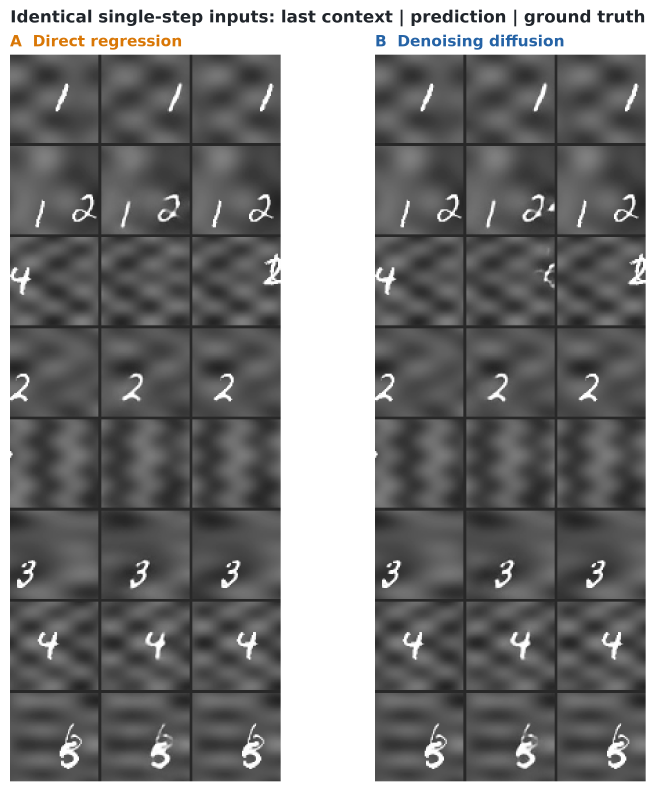
#> input picture docs/figures/fig29_mechanism_single_step_samples.png, 1967 x 2374 px (shown at 1/3 size)
$ python make_dissertation_missing_figures.py
#> lines starting #> are read from the running program, lines starting #| are printed output that depends on the picture
### scripts/make_dissertation_compact_galleries.py
"""Build compact main-text galleries from frozen full-resolution dissertation figures.

The crops are fixed by source-image geometry, not selected by model performance.  Full
source montages remain unchanged and are cited in Appendix E.
"""

from pathlib import Path

import matplotlib.pyplot as plt
from PIL import Image


ROOT = Path(__file__).resolve().parents[1]
FIGURES = ROOT / "docs" / "figures"


def mechanism_gallery() -> None:
    source = Image.open(FIGURES / "fig29_mechanism_single_step_samples.png").convert("RGB")
    width, height = source.size
    y0, y1 = round(0.067 * height), round(0.412 * height)
    panels = [
        source.crop((round(0.010 * width), y0, round(0.430 * width), y1)),
        source.crop((round(0.568 * width), y0, round(0.990 * width), y1)),
    ]
    fig, axes = plt.subplots(1, 2, figsize=(8.8, 3.7), constrained_layout=True)
    for ax, panel, heading in zip(axes, panels, ["А  Пряма регресія", "Б  Дифузійне знешумлення"]):
        ax.imshow(panel)
        ax.set_title(heading, loc="left", fontsize=11, fontweight="bold")
        ax.axis("off")
    fig.suptitle("Три перші зафіксовані записи: контекст | прогноз | еталон", fontsize=11.5, fontweight="bold")
    fig.savefig(FIGURES / "fig29_mechanism_single_step_samples_compact.png", dpi=220, bbox_inches="tight", facecolor="white")
    plt.close(fig)


# [27 lines left out: functions rollout_gallery, main, not called in this run]


# [2 lines that do not run on import are left out]

### scripts/make_dissertation_missing_figures.py
"""Generate the remaining core Chapter 3/4 figures from code and measured logs.

Conceptual panels are deterministic vector drawings. Result panels parse only the logged probe
rows named in the dissertation; they do not recompute or alter any experimental estimand.
"""
from __future__ import annotations

import re
from datetime import datetime, timezone
from pathlib import Path

import matplotlib as mpl
import matplotlib.pyplot as plt
import numpy as np
from matplotlib.patches import FancyArrowPatch, FancyBboxPatch, Rectangle


ROOT = Path(__file__).resolve().parents[1]
OUT = ROOT / "docs" / "figures"
LOGS = ROOT / "logs_rhcp"

INK = "#20252b"
MUTED = "#65717d"
GRID = "#d8dde3"
COARSE = "#6f86b6"
FINE = "#d9965b"
TARGET = "#70a97f"
DIFF = "#2563a6"
REG = "#d97706"
EBT = "#8a5aa5"
BAD = "#b6463d"
GOOD = "#3a9d78"
PDF_TIMESTAMP = datetime(2026, 8, 3, tzinfo=timezone.utc)


def style() -> None:
    mpl.rcParams.update(
        {
            "font.family": "DejaVu Sans",
            "font.size": 9.5,
            "axes.titlesize": 11,
            "axes.labelsize": 9.5,
            "text.color": INK,
            "axes.labelcolor": INK,
            "axes.edgecolor": INK,
            "xtick.color": INK,
            "ytick.color": INK,
            "figure.dpi": 140,
            "savefig.dpi": 300,
            "savefig.bbox": "tight",
            "savefig.facecolor": "white",
        }
    )


def save(fig: plt.Figure, stem: str) -> None:
    OUT.mkdir(parents=True, exist_ok=True)
    fig.savefig(OUT / f"{stem}.png", facecolor="white", transparent=False)
    fig.savefig(
        OUT / f"{stem}.pdf",
        facecolor="white",
        transparent=False,
        metadata={
            "Creator": "hierarchical-video-prediction",
            "CreationDate": PDF_TIMESTAMP,
            "ModDate": PDF_TIMESTAMP,
        },
    )
    plt.close(fig)


def box(ax, xy, width, height, text, color, *, fontsize=9, linewidth=1.0) -> None:
    patch = FancyBboxPatch(
        xy,
        width,
        height,
        boxstyle="round,pad=0.02,rounding_size=0.03",
        facecolor=color,
        edgecolor=INK,
        linewidth=linewidth,
    )
    ax.add_patch(patch)
    ax.text(
        xy[0] + width / 2,
        xy[1] + height / 2,
        text,
        ha="center",
        va="center",
        fontsize=fontsize,
    )


def arrow(ax, start, end, *, color=INK, style="-|>", linewidth=1.2) -> None:
    ax.add_patch(
        FancyArrowPatch(
            start,
            end,
            arrowstyle=style,
            mutation_scale=12,
            color=color,
            linewidth=linewidth,
        )
    )


def make_token_layout() -> None:
    fig, ax = plt.subplots(figsize=(12.2, 5.1), constrained_layout=True)
    ax.set_xlim(0, 1)
    ax.set_ylim(0, 1)
    ax.axis("off")
    ax.set_title(
        "One prediction step: 1,152 context tokens and 320 target tokens",
        loc="left",
        fontweight="bold",
    )
    x0, width, y, height = 0.05, 0.90, 0.64, 0.16
    segments = [
        (768, COARSE, "48 coarse frames\n48 × 16 = 768"),
        (384, FINE, "6 recent fine frames\n6 × 64 = 384"),
        (64, TARGET, "target 1\n16+64"),
        (64, TARGET, "target 2\n16+64"),
        (64, TARGET, "target 3\n16+64"),
        (64, TARGET, "target 4\n16+64"),
    ]
    cursor = x0
    for tokens, color, label in segments:
        segment_width = width * tokens / 1472
        ax.add_patch(
            Rectangle(
                (cursor, y),
                segment_width,
                height,
                facecolor=color,
                edgecolor="white",
                linewidth=1.2,
            )
        )
        ax.text(
            cursor + segment_width / 2,
            y + height / 2,
            label,
            ha="center",
            va="center",
            fontsize=8 if tokens == 64 else 9,
        )
        cursor += segment_width
    context_end = x0 + width * 1152 / 1472
    ax.plot([x0, context_end], [y - 0.055, y - 0.055], color=INK, linewidth=1.2)
    ax.plot([x0, x0], [y - 0.07, y - 0.04], color=INK, linewidth=1.2)
    ax.plot(
        [context_end, context_end],
        [y - 0.07, y - 0.04],
        color=INK,
        linewidth=1.2,
    )
    ax.text(
        (x0 + context_end) / 2,
        y - 0.105,
        "equal 1,152-token context budget of the contiguous-fine control",
        ha="center",
        va="center",
        fontweight="bold",
    )
    for row_y, label, color in [
        (0.40, "token content: standardized coarse/fine latent", "#eef2f6"),
        (0.29, "embedding sum: spatial + level + role + absolute frame", "#e5ebf2"),
        (0.18, "conditioning: diffusion noise level + per-target-frame action", "#f2eadf"),
    ]:
        box(ax, (0.08, row_y), 0.84, 0.07, label, color)
    arrow(ax, (0.50, 0.47), (0.50, 0.61))
    ax.text(0.05, 0.84, "past frames 0…47", fontsize=9, color=MUTED)
    ax.text(0.75, 0.84, "future frames 48…51", fontsize=9, color=MUTED)
    ax.text(
        0.5,
        0.06,
        "The target interface is held fixed for the central 896/1,152/1,792/2,432/3,072 comparisons.",
        ha="center",
        color=MUTED,
    )
    save(fig, "fig22_token_sequence_layout")


def make_rollout_buffer() -> None:
    fig, ax = plt.subplots(figsize=(12.2, 5.4), constrained_layout=True)
    ax.set_xlim(0, 1)
    ax.set_ylim(0, 1)
    ax.axis("off")
    ax.set_title("Оновлення двох буферів після прогнозу чотирьох кадрів", loc="left", fontweight="bold")

    def lane(y, label, old_count, color):
        ax.text(0.025, y + 0.035, label, ha="left", va="center", fontsize=9.3, fontweight="bold", color=color)
        x0, width, height = 0.18, 0.72, 0.09
        slot = width / 12
        for i in range(12):
            face = "#e7ecef" if i < 2 else color if i >= 10 else "white"
            ax.add_patch(Rectangle((x0 + i * slot, y), slot, height, facecolor=face, edgecolor=INK, linewidth=0.8))
        ax.text(x0 + slot, y + height / 2, "−4", ha="center", va="center", fontsize=8.5, color=MUTED, fontweight="bold")
        ax.text(x0 + 6 * slot, y + height / 2, f"збережено {old_count - 4}", ha="center", va="center", fontsize=8.5)
        ax.text(x0 + 11 * slot, y + height / 2, "+4", ha="center", va="center", fontsize=8.5, color="white", fontweight="bold")
        ax.text(0.92, y + height / 2, f"разом {old_count}", ha="left", va="center", fontsize=8.7)

    ax.text(0.18, 0.81, "стан до оновлення", fontsize=8.7, color=MUTED)
    ax.text(0.78, 0.81, "нові прогнози", fontsize=8.7, color=MUTED)
    lane(0.64, "Грубий рівень", 48, COARSE)
    lane(0.43, "Детальний рівень", 6, FINE)
    ax.text(0.50, 0.27, "Оператор tail відкидає чотири найстаріші позиції та додає чотири нові; ширина стану не змінюється.", ha="center", color=MUTED, fontsize=9.2)
    ax.add_patch(Rectangle((0.08, 0.08), 0.24, 0.07, facecolor="#dbe7f3", edgecolor=INK))
    ax.add_patch(Rectangle((0.32, 0.08), 0.60, 0.07, facecolor="#f2f2f2", edgecolor=INK))
    ax.text(0.20, 0.115, "48 кадрів розігріву", ha="center", va="center", fontsize=8.5)
    ax.text(0.62, 0.115, "152 кадри самоподачі, блоками по 4", ha="center", va="center", fontsize=8.5)
    ax.text(0.50, 0.025, "Схема показує структуру буфера, а не збереження якості його вмісту на довгому горизонті.", ha="center", color=BAD, fontsize=8.5)
    save(fig, "fig23_rollout_ring_buffer")


def make_generation_objectives() -> None:
    fig, axes = plt.subplots(1, 3, figsize=(12.2, 4.4), constrained_layout=True)
    panels = [
        (
            REG,
            "A  Direct regression",
            ["context", "predict target latent", "SmoothL1"],
            "one deterministic estimate\ncan average uncertain futures",
        ),
        (
            DIFF,
            "B  Denoising diffusion",
            ["context + noise level", "predict velocity", "DDIM sample"],
            "commits to one sample\nfrom a learned conditional field",
        ),
        (
            EBT,
            "C  Energy-based descent",
            ["context + candidate", "scalar energy", "gradient descent"],
            "quality requires both correct\nordering and reachable minima",
        ),
    ]
    for ax, (color, title, stages, note) in zip(axes, panels):
        ax.set_xlim(0, 1)
        ax.set_ylim(0, 1)
        ax.axis("off")
        ax.set_title(title, loc="left", fontweight="bold", color=color)
        ys = [0.75, 0.49, 0.23]
        for stage, y in zip(stages, ys):
            box(ax, (0.16, y), 0.68, 0.12, stage, color if y == 0.49 else "#eef1f4")
        arrow(ax, (0.50, 0.75), (0.50, 0.63), color=color)
        arrow(ax, (0.50, 0.49), (0.50, 0.37), color=color)
        ax.text(0.50, 0.06, note, ha="center", va="center", color=MUTED)
    fig.suptitle(
        "The three heads differ in objective and inference, not in the shared context question",
        fontsize=12,
        fontweight="bold",
    )
    save(fig, "fig24_generation_objectives")


def make_ebt_loop() -> None:
    fig, ax = plt.subplots(figsize=(10.8, 5.0), constrained_layout=True)
    ax.set_xlim(0, 1)
    ax.set_ylim(0, 1)
    ax.axis("off")
    ax.set_title(
        "Energy-based head as tested: ordering and reachability are separate capabilities",
        loc="left",
        fontweight="bold",
    )
    box(ax, (0.04, 0.58), 0.18, 0.16, "context tokens\n+ actions", "#e6edf4")
    box(ax, (0.30, 0.58), 0.18, 0.16, "candidate future\n1,280-D/frame", "#f3e7dc")
    box(ax, (0.56, 0.58), 0.18, 0.16, "reference\ntransformer", "#e8e3ef")
    box(ax, (0.82, 0.58), 0.13, 0.16, "scalar\nenergy", EBT)
    arrow(ax, (0.22, 0.66), (0.30, 0.66))
    arrow(ax, (0.48, 0.66), (0.56, 0.66))
    arrow(ax, (0.74, 0.66), (0.82, 0.66))
    box(ax, (0.35, 0.24), 0.30, 0.15, "candidate ← candidate − α∇candidate E\n(+ registered Langevin noise)", "#f1f1f1")
    arrow(ax, (0.88, 0.58), (0.64, 0.39), color=EBT)
    arrow(ax, (0.35, 0.31), (0.16, 0.55), color=EBT)
    ax.text(0.50, 0.14, "repeat K steps; best-of-4 paper sampler also tested", ha="center")
    ax.text(
        0.50,
        0.06,
        "A correctly ordered landscape can still fail if descent from the registered initialization cannot reach target structure.",
        ha="center",
        color=MUTED,
    )
    save(fig, "fig25_ebt_generation_loop")


PROBE = re.compile(
    r"\[scaled_s(?P<recipe>[12])_step(?P<step>\d+)\] landscape E\(last frame\): "
    r"tgt (?P<tgt>-?\d+\.\d+) \| mean (?P<mean>-?\d+\.\d+) \| "
    r"randn (?P<randn>-?\d+\.\d+).*?d_tgt (?P<d_tgt>\d+\.\d+).*?"
    r"fg-sharp (?P<sharp>\d+\.\d+)"
)


# [68 lines left out: functions parse_probe, make_ebt_results, not called in this run]


HARD_ROW = re.compile(
    r"HARD re-entry \(>0\.1\)\s+\d+\s+\d+\.\d+\s+\d+\.\d+\s+"
    r"(?P<mean>[+-]\d+\.\d+)\s+\[(?P<lo>[+-]\d+\.\d+),(?P<hi>[+-]\d+\.\d+)\]"
)


# [53 lines left out: functions parse_memory_gate, make_memory_gate, not called in this run]


def make_mechanism_samples() -> None:
    regression_path = LOGS / "step1_mech_clean_reg.png"
    diffusion_path = LOGS / "step1_mech_clean_diff.png"
    if not regression_path.is_file() or not diffusion_path.is_file():
        frozen_montage = OUT / "fig29_mechanism_single_step_samples.png"
        if not frozen_montage.is_file():
            raise FileNotFoundError(
                "The source panels and the frozen full montage are both unavailable."
            )
        from make_dissertation_compact_galleries import mechanism_gallery

        mechanism_gallery()
        print("preserved frozen fig29 montage; rebuilt its fixed compact view")
        return
    regression = plt.imread(regression_path)
    diffusion = plt.imread(diffusion_path)
    fig, axes = plt.subplots(1, 2, figsize=(7.3, 7.8), constrained_layout=True)
    for ax, image, title, color in [
        (axes[0], regression, "А  Пряма регресія", REG),
        (axes[1], diffusion, "Б  Дифузійне знешумлення", DIFF),
    ]:
        ax.imshow(image, cmap="gray", vmin=0, vmax=1)
        ax.set_title(title, loc="left", fontweight="bold", color=color)
        ax.axis("off")
    fig.suptitle(
        "Однакові однокрокові входи: останній контекст | прогноз | еталон",
        fontsize=12,
        fontweight="bold",
    )
    save(fig, "fig29_mechanism_single_step_samples")

    # The main text uses a fixed compact crop; the complete montage remains an appendix asset.
    rows = 3
    compact_regression = regression[: regression.shape[0] * rows // 8]
    compact_diffusion = diffusion[: diffusion.shape[0] * rows // 8]
    fig, axes = plt.subplots(1, 2, figsize=(7.3, 3.6), constrained_layout=True)
    for ax, image, heading, color in [
        (axes[0], compact_regression, "А  Пряма регресія", REG),
        (axes[1], compact_diffusion, "Б  Дифузійне знешумлення", DIFF),
    ]:
        ax.imshow(image, cmap="gray", vmin=0, vmax=1)
        ax.set_title(heading, loc="left", fontweight="bold", color=color)
        ax.axis("off")
    fig.suptitle("Три перші зафіксовані записи: контекст | прогноз | еталон", fontsize=11.5, fontweight="bold")
    save(fig, "fig29_mechanism_single_step_samples_compact")


def main() -> None:
    style()
    make_token_layout()
#> in save, `fig.savefig(OUT / f"{stem}.png", facecolor="white", transparent=False)`:
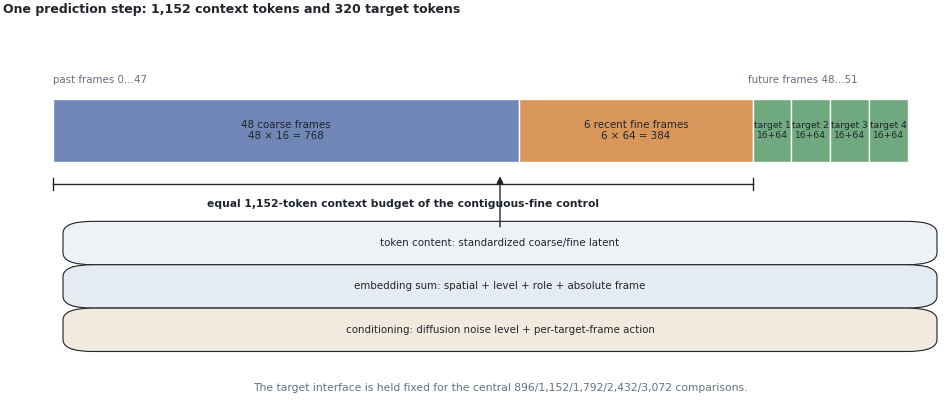
#> figure drawn by matplotlib, 1 panel
    make_rollout_buffer()
#> call 2 of save, with stem = 'fig23_rollout_ring_buffer'
#> in save (call 2), `fig.savefig(OUT / f"{stem}.png", facecolor="white", transparent=False)`:
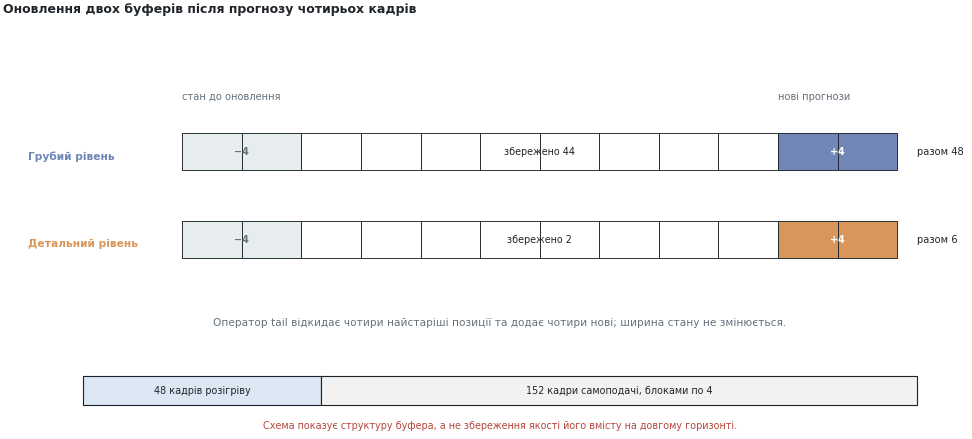
#> figure drawn by matplotlib, 1 panel
    make_generation_objectives()
#> call 3 of save, with stem = 'fig24_generation_objectives'
#> in save (call 3), `fig.savefig(OUT / f"{stem}.png", facecolor="white", transparent=False)`:
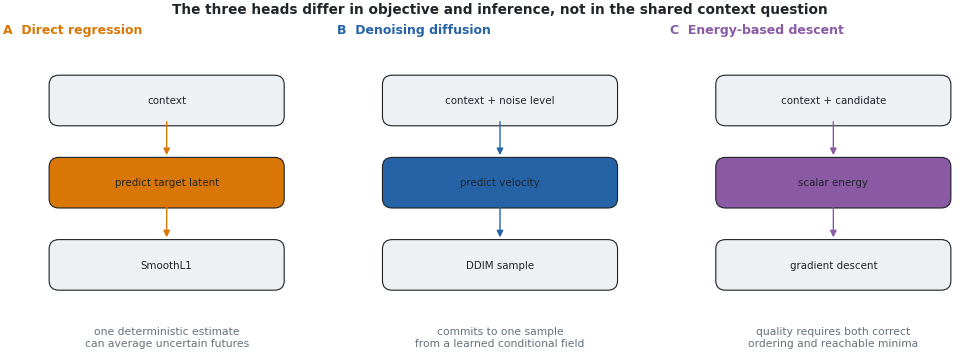
#> figure drawn by matplotlib, 3 panels
    make_ebt_loop()
#> call 4 of save, with stem = 'fig25_ebt_generation_loop'
#> in save (call 4), `fig.savefig(OUT / f"{stem}.png", facecolor="white", transparent=False)`:
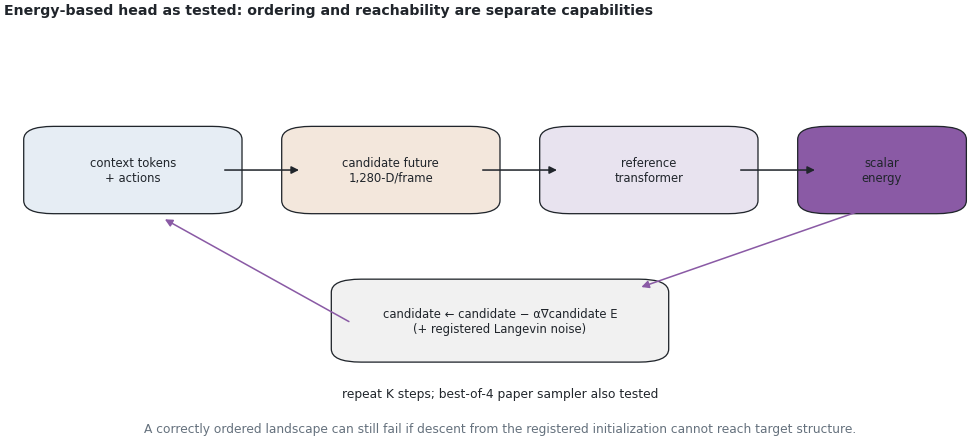
#> figure drawn by matplotlib, 1 panel
    ebt_logs = [LOGS / "ebt_scaled_s1.log", LOGS / "ebt_scaled_s2.log"]
    if all(path.is_file() for path in ebt_logs):
        make_ebt_results()
    else:
        print("preserved frozen EBT result figures; legacy probe logs are unavailable")
    memory_logs = [
        LOGS / "mem_gate_full_s0.log",
        LOGS / "mem_gate_full_s1.log",
        LOGS / "mem_gate_full_s0_t20k.log",
        LOGS / "mem_gate_full_s1_t20k.log",
    ]
    if all(path.is_file() for path in memory_logs):
        make_memory_gate()
    else:
        print("preserved frozen memory-gate figure; legacy training logs are unavailable")
    make_mechanism_samples()
#> the loop in mechanism_gallery, `for ax, panel, heading in zip(axes, panels, ["А  Пряма регресія", "Б  ..` made 2 passes
#> heading on passes 1 to 2: 'А  Пряма регресія', 'Б  Дифузійне знешумлення'
#> in mechanism_gallery, `fig.savefig(FIGURES / "fig29_mechanism_single_step_samples_compact.png..`:
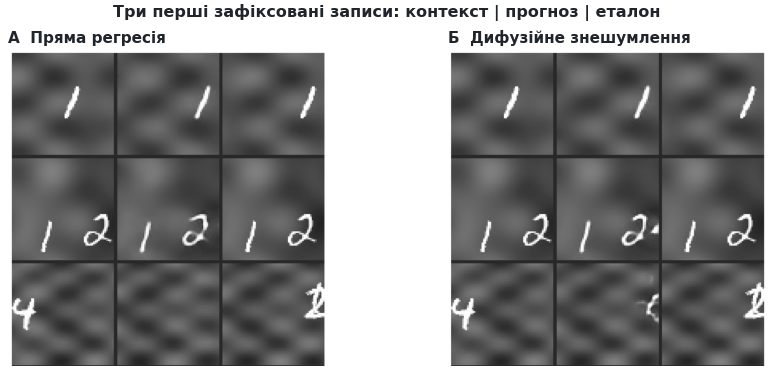
#> figure drawn by matplotlib, 2 panels
    print("DISSERTATION_MISSING_FIGURES_DONE")


if __name__ == "__main__":
    main()
